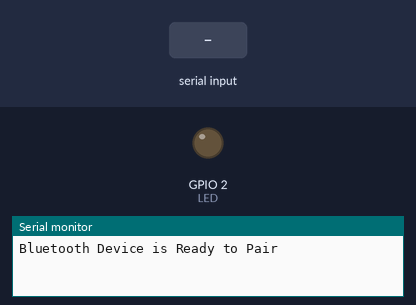
Bench run of a sketch on a simulated ESP32. Shown: output pins drawn as LEDs (lit = HIGH), the last lines printed to the serial monitor. The inputs (shaded band) are chosen by the test bench. Nothing arrives over Bluetooth unless stated.

Above: at 1.2 s.
1.3 s: "1" received over the second serial link
At 1.7 s:
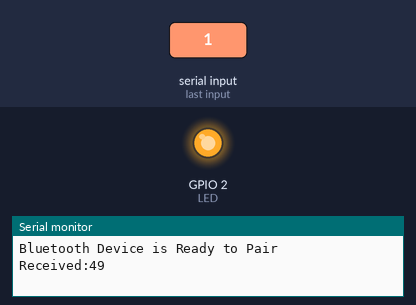
2.8 s: "0" received over the second serial link
At 3.1 s:
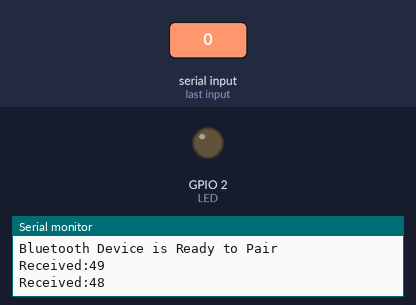
Timing chart, 0 to 5.8 s (numbered marks = the images above; inputs shaded):
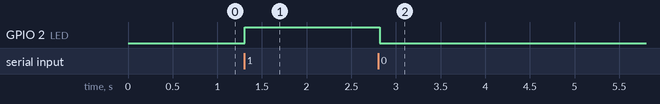

The sketch:

ClassicBluetooth.ino
```cpp
#include "BluetoothSerial.h" //Header File for Serial Bluetooth

BluetoothSerial bt; //Object for Bluetooth

int incoming;
int LED = 2;

void setup() {
  Serial.begin(115200);
  bt.begin("ESP32_LED_Control"); //Name of your Bluetooth Signal
  Serial.println("Bluetooth Device is Ready to Pair");
  pinMode (LED, OUTPUT);//Specify that LED pin is output
}

void loop() {

  if (bt.available()) //Check if we receive anything from Bluetooth
  {
    incoming = bt.read(); //Read what we recevive
    Serial.print("Received:");
    Serial.println(incoming);
    if (incoming == 49)
        {
        digitalWrite(LED, HIGH);
        bt.println("LED turned ON");
        }

    if (incoming == 48)
        {
        digitalWrite(LED, LOW);
        bt.println("LED turned OFF");
        }
  }
  delay(20);
}
```

Measured:
- after the input at 1.3 s, GPIO 2 (LED): LOW → HIGH at once
- after the input at 2.8 s, GPIO 2 (LED): HIGH → LOW at once
